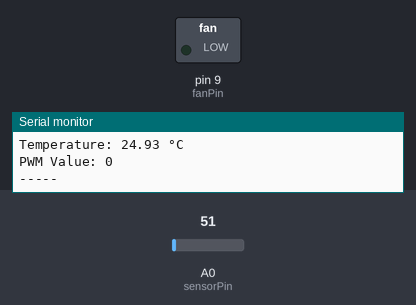
Bench run of a sketch on a simulated Arduino Uno, built with avr-gcc and run on an emulated ATmega328P. Parts: switched loads named in the sketch (green lamp = pin HIGH), the last lines printed to the serial monitor. The inputs (shaded band) are chosen by the test bench; at power-on: A0 (sensorPin) = 51.

Above: at 2.8 s.
2.9 s: A0 (sensorPin) set to 55
At 5.2 s:
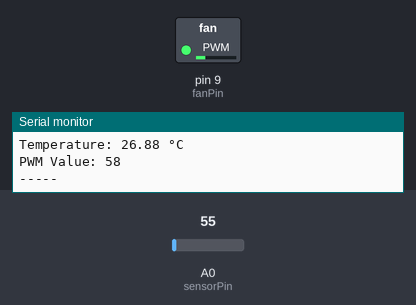
5.6 s: A0 (sensorPin) set to 61
At 6.8 s:
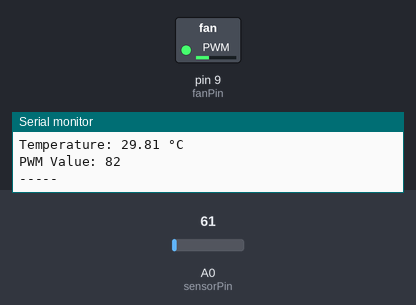
8.3 s: A0 (sensorPin) set to 86
At 11.1 s:
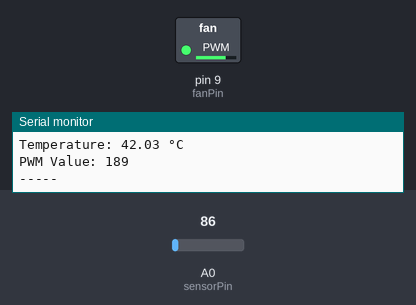
11.5 s: A0 (sensorPin) set to 112
At 12.7 s:
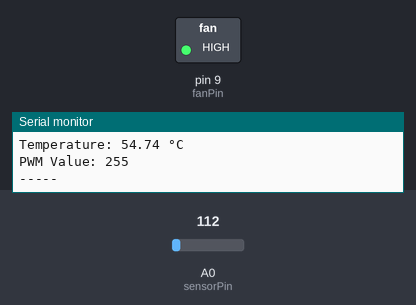
Timing chart, 0 to 14.5 s (numbered marks = the images above; inputs shaded):
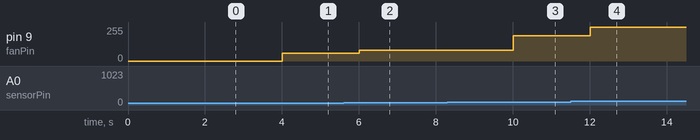

Measured:
- the behaviour switches between 51 and 52 on A0 (sensorPin) (found by bisection; images 0 and 1)
- after the input at 2.9 s, pin 9 (fanPin): 0/255 → 58/255 after 1.1 s
- after the input at 5.6 s, pin 9 (fanPin): 58/255 → 82/255 after 0.40 s
- after the input at 8.3 s, pin 9 (fanPin): 82/255 → 189/255 after 1.7 s
- after the input at 11.5 s, pin 9 (fanPin): 189/255 → 255/255 after 0.51 s

The sketch:

Code.ino
```cpp
// Define pin connections
const int sensorPin = A0;   // LM35 output connected to A0
const int fanPin = 9;       // Fan control connected to digital pin 9 (PWM)

// Define temperature thresholds (in Celsius)
const int minTemp = 25;     // Fan starts spinning at this temp
const int maxTemp = 50;     // Fan runs at full speed at this temp

void setup() {
  pinMode(fanPin, OUTPUT);
  Serial.begin(9600); // Start serial communication for debugging
}

void loop() {
  // Read the analog value from the LM35 (0-1023)
  int sensorValue = analogRead(sensorPin);

  // Convert the analog reading to voltage (0-5V)
  float voltage = sensorValue * (5.0 / 1023.0);

  // Convert voltage to temperature in Celsius (10mV per degree)
  float temperature = voltage * 100;

  // Print the temperature to the Serial Monitor
  Serial.print("Temperature: ");
  Serial.print(temperature);
  Serial.println(" °C");

  // Map the temperature to a PWM value (0-255)
  // If temp is below minTemp, fan is off (PWM = 0).
  // If temp is between minTemp and maxTemp, fan speed scales.
  // If temp is above maxTemp, fan is at max (PWM = 255).
  int pwmValue = 0;
  if (temperature > minTemp) {
    pwmValue = map(temperature, minTemp, maxTemp, 50, 255); // Minimum PWM of 50 to start the fan
    pwmValue = constrain(pwmValue, 50, 255); // Ensure PWM stays within 50-255 range
  } else {
    pwmValue = 0; // Turn fan off if below minimum temperature
  }

  // Write the PWM value to the fan pin
  analogWrite(fanPin, pwmValue);

  // Print the PWM value for debugging
  Serial.print("PWM Value: ");
  Serial.println(pwmValue);
  Serial.println("-----");

  delay(2000); // Wait for 2 seconds
}
```
